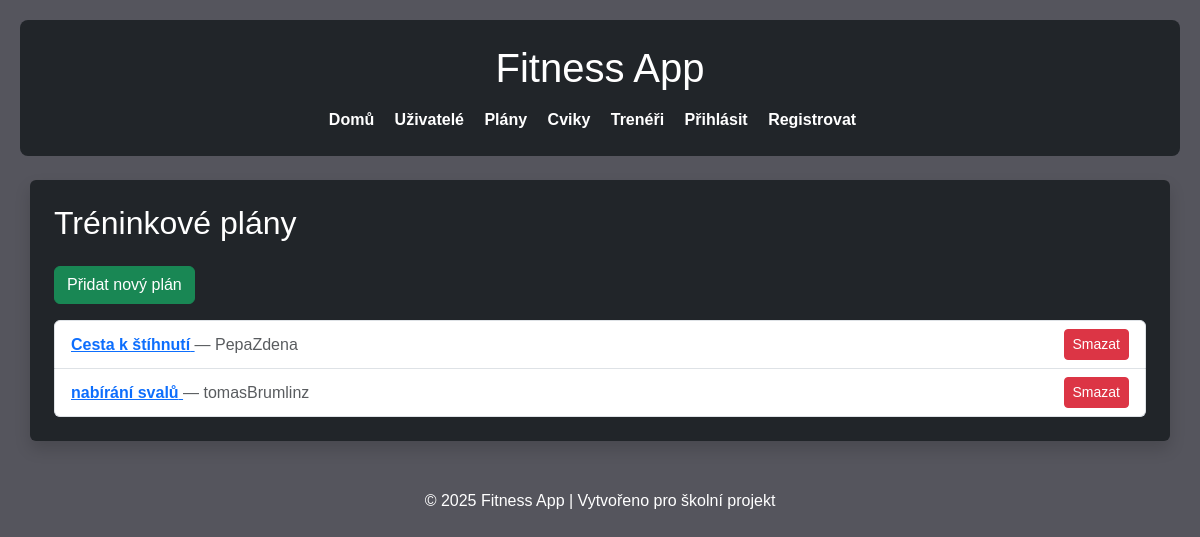
The app's page /workout-plans/, older data.
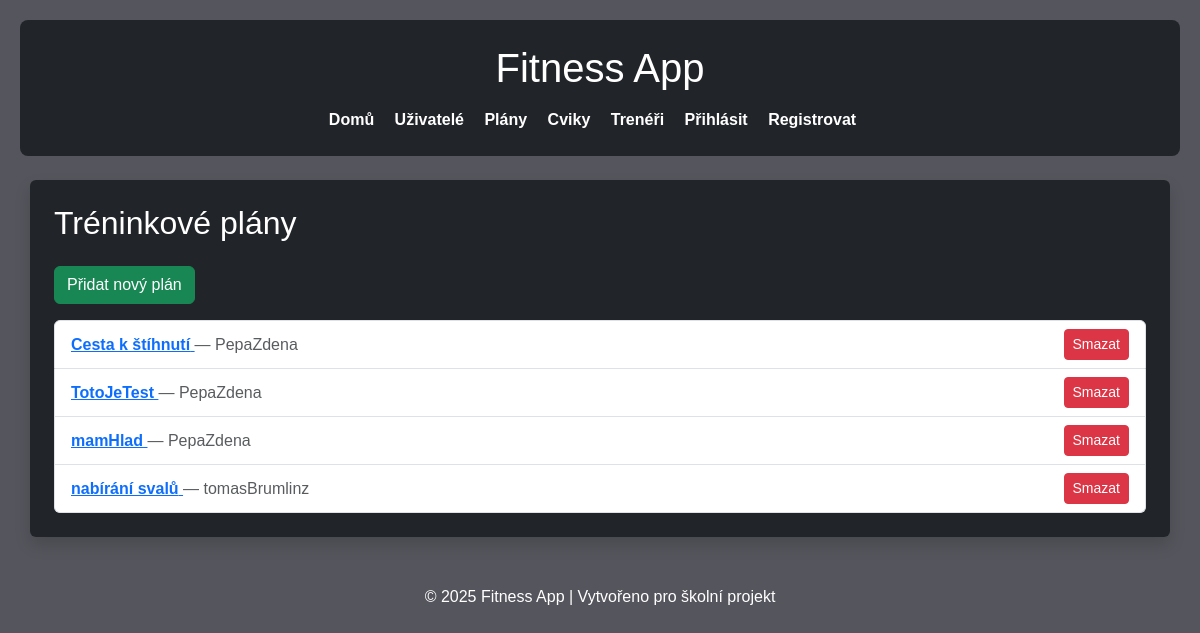
The same page, newer data.
### library/models.py (models this page shows, shortened)
class WorkoutPlan(models.Model):
    user_profile = models.ForeignKey(UserProfile, on_delete=models.CASCADE, related_name='workout_plans')
    planName = models.CharField(max_length=100, verbose_name='Plan Name')
    finalWeight = models.FloatField(verbose_name='Final Weight (kg)')
    planDescription = models.TextField(blank=True, verbose_name='Plan Description')
    class Meta:
        ordering = ['planName']
        verbose_name = 'Workout Plan'
        verbose_name_plural = 'Workout Plans'

class UserProfile(models.Model):
    user = models.OneToOneField(User, on_delete=models.CASCADE, related_name='profile')
    age = models.IntegerField(verbose_name='Age')
    height = models.FloatField(verbose_name='Height (cm)')
    weight = models.FloatField(verbose_name='Weight (kg)')
    is_trainer = models.BooleanField(default=False, verbose_name='Is Trainer')
    trainer = models.ForeignKey(
        'self',
        on_delete=models.SET_NULL,
        null=True,
        blank=True,
        limit_choices_to={'is_trainer': True},
        related_name='clients',
        verbose_name='Selected Trainer'
    )
    class Meta:
        ordering = ['user__username']
        verbose_name = 'User Profile'
        verbose_name_plural = 'User Profiles'

### library/views.py (the view)
# urls.py: path('workout-plans/', views.WorkoutPlanListView.as_view(), name='workoutplan-list'),
class WorkoutPlanListView(ListView):
    model = WorkoutPlan
    template_name = 'workoutplan_list.html'

### library/templates/workoutplan_list.html
{% extends 'base.html' %}
{% block content %}
<h2 class="mb-4">Tréninkové plány</h2>
<a href="{% url 'workoutplan-create' %}" class="btn btn-success mb-3">Přidat nový plán</a>
{% if object_list %}
    <ul class="list-group">
        {% for plan in object_list %}
            <li class="list-group-item d-flex justify-content-between align-items-center">
                <div>
                    <a href="{% url 'workoutplan-detail' plan.pk %}">
                        <strong>{{ plan.planName }}</strong>
                    </a>
                    <span class="text-muted">— {{ plan.user_profile.user.username }}</span>
                </div>
                <a href="{% url 'workoutplan-delete' plan.pk %}" class="btn btn-danger btn-sm">Smazat</a>
            </li>
        {% endfor %}
    </ul>
{% else %}
    <p>Žádné tréninkové plány nebyly nalezeny.</p>
{% endif %}
{% endblock %}

Row changes from the older to the newer data that the page shows:
added WorkoutPlan: planName "TotoJeTest", user_profile.user.username "PepaZdena"
added WorkoutPlan: planName "mamHlad", user_profile.user.username "PepaZdena"
